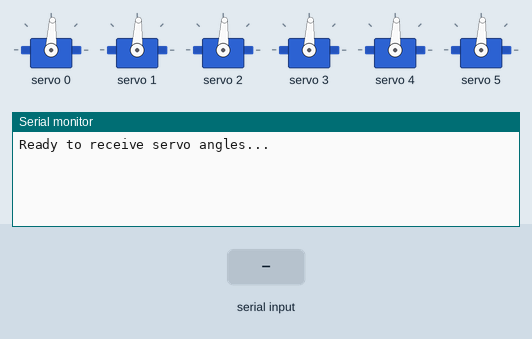
A sketch run on a simulated Arduino Uno, built with avr-gcc and run on an emulated ATmega328P. On the bench: 6 × servo, the last lines printed to the serial monitor. Inputs (shaded band) come from the test bench.

Above: at 1.2 s.
1.3 s: "90,45,200\n" received over Serial
At 2.4 s:
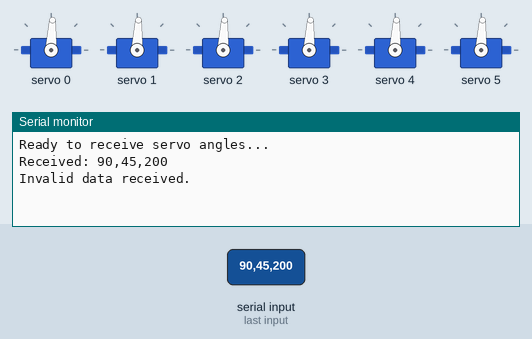
2.8 s: "90,45\n" received over Serial
At 3.2 s:
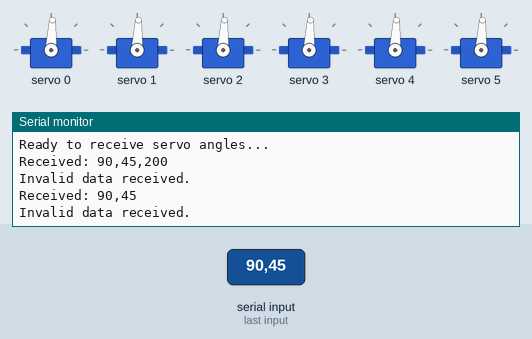
4.3 s: "6\n" received over Serial
At 5.2 s:
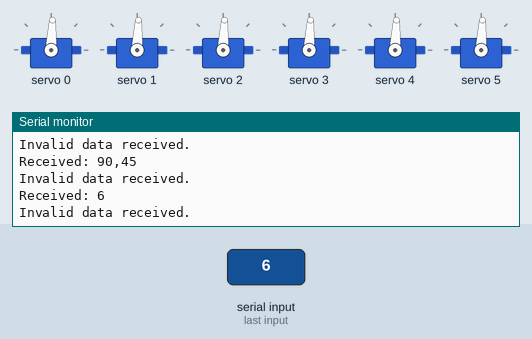

The sketch:

Arduino_part.ino
```cpp
#include <Wire.h>
#include <Adafruit_PWMServoDriver.h>

Adafruit_PWMServoDriver pwm = Adafruit_PWMServoDriver();

#define SERVOMIN  102
#define SERVOMAX  491

int angleToPulse(int angle) {
  return map(angle, 0, 180, SERVOMIN, SERVOMAX);
}

void setup() {
  Serial.begin(9600);
  Wire.begin();

  pwm.begin();
  pwm.setPWMFreq(50);
  delay(10);

  // Initial 90° position for all servos
  for (int i = 0; i < 6; i++) {
    pwm.setPWM(i, 0, angleToPulse(90));
  }
  Serial.println("Ready to receive servo angles...");
}

void loop() {
  static String input = "";

  while (Serial.available()) {
    char c = Serial.read();

    if (c == '\n') {
      input.trim();
      Serial.println("Received: " + input);

      int angles[6];
      int index = 0;
      char *token = strtok((char*)input.c_str(), ",");

      while (token != nullptr && index < 6) {
        angles[index++] = atoi(token);
        token = strtok(nullptr, ",");
      }

      if (index == 6) {
        for (int i = 0; i < 6; i++) {
          int pulse = angleToPulse(angles[i]);
          pwm.setPWM(i, 0, pulse);
        }
      } else {
        Serial.println("Invalid data received.");
      }

      input = ""; // clear for next line
    } else {
      input += c; // build input string
    }
  }
}
```

Measured:
- after the input at 1.3 s, the serial monitor: prints a new line at once (image 1)
- after the input at 2.8 s, the serial monitor: prints a new line at once (image 2)
- after the input at 4.3 s, the serial monitor: prints a new line at once (image 3)
